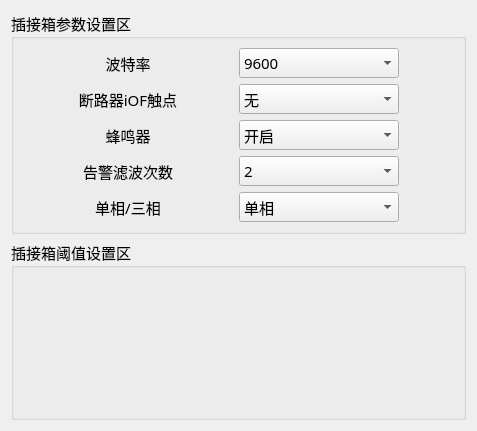
<?xml version="1.0" encoding="UTF-8"?>
<ui version="4.0">
 <class>Set_SiWid</class>
 <widget class="QWidget" name="Set_SiWid">
  <property name="geometry">
   <rect>
    <x>0</x>
    <y>0</y>
    <width>477</width>
    <height>431</height>
   </rect>
  </property>
  <property name="windowTitle">
   <string>Form</string>
  </property>
  <layout class="QGridLayout" name="gridLayout_2">
   <item row="0" column="0">
    <widget class="QGroupBox" name="groupBox_2">
     <property name="font">
      <font>
       <family>微软雅黑</family>
       <pointsize>11</pointsize>
      </font>
     </property>
     <property name="title">
      <string>插接箱参数设置区</string>
     </property>
     <layout class="QGridLayout" name="gridLayout">
      <item row="3" column="1">
       <widget class="QComboBox" name="filterBox">
        <property name="minimumSize">
         <size>
          <width>120</width>
          <height>30</height>
         </size>
        </property>
        <property name="maximumSize">
         <size>
          <width>160</width>
          <height>16777215</height>
         </size>
        </property>
        <property name="editable">
         <bool>false</bool>
        </property>
        <item>
         <property name="text">
          <string>2</string>
         </property>
        </item>
        <item>
         <property name="text">
          <string>3</string>
         </property>
        </item>
        <item>
         <property name="text">
          <string>4</string>
         </property>
        </item>
        <item>
         <property name="text">
          <string>5</string>
         </property>
        </item>
       </widget>
      </item>
      <item row="2" column="0">
       <widget class="QLabel" name="label_8">
        <property name="maximumSize">
         <size>
          <width>100</width>
          <height>16777215</height>
         </size>
        </property>
        <property name="text">
         <string>蜂鸣器</string>
        </property>
        <property name="alignment">
         <set>Qt::AlignCenter</set>
        </property>
       </widget>
      </item>
      <item row="2" column="1">
       <widget class="QComboBox" name="buzzerBox">
        <property name="minimumSize">
         <size>
          <width>120</width>
          <height>30</height>
         </size>
        </property>
        <property name="maximumSize">
         <size>
          <width>160</width>
          <height>16777215</height>
         </size>
        </property>
        <item>
         <property name="text">
          <string>开启</string>
         </property>
        </item>
        <item>
         <property name="text">
          <string>关闭</string>
         </property>
        </item>
       </widget>
      </item>
      <item row="1" column="0">
       <widget class="QLabel" name="label_9">
        <property name="maximumSize">
         <size>
          <width>100</width>
          <height>16777215</height>
         </size>
        </property>
        <property name="text">
         <string>断路器iOF触点</string>
        </property>
        <property name="alignment">
         <set>Qt::AlignCenter</set>
        </property>
       </widget>
      </item>
      <item row="1" column="1">
       <widget class="QComboBox" name="iOFBox">
        <property name="minimumSize">
         <size>
          <width>120</width>
          <height>30</height>
         </size>
        </property>
        <property name="maximumSize">
         <size>
          <width>160</width>
          <height>16777215</height>
         </size>
        </property>
        <item>
         <property name="text">
          <string>无</string>
         </property>
        </item>
        <item>
         <property name="text">
          <string>有</string>
         </property>
        </item>
       </widget>
      </item>
      <item row="0" column="0">
       <widget class="QLabel" name="label_7">
        <property name="maximumSize">
         <size>
          <width>100</width>
          <height>16777215</height>
         </size>
        </property>
        <property name="text">
         <string>波特率</string>
        </property>
        <property name="alignment">
         <set>Qt::AlignCenter</set>
        </property>
       </widget>
      </item>
      <item row="0" column="1">
       <widget class="QComboBox" name="baudBox">
        <property name="minimumSize">
         <size>
          <width>120</width>
          <height>30</height>
         </size>
        </property>
        <property name="maximumSize">
         <size>
          <width>160</width>
          <height>16777215</height>
         </size>
        </property>
        <item>
         <property name="text">
          <string>9600</string>
         </property>
        </item>
        <item>
         <property name="text">
          <string>19200</string>
         </property>
        </item>
        <item>
         <property name="text">
          <string>38400</string>
         </property>
        </item>
        <item>
         <property name="text">
          <string>57600</string>
         </property>
        </item>
       </widget>
      </item>
      <item row="3" column="0">
       <widget class="QLabel" name="label_11">
        <property name="maximumSize">
         <size>
          <width>100</width>
          <height>16777215</height>
         </size>
        </property>
        <property name="text">
         <string>告警滤波次数</string>
        </property>
        <property name="alignment">
         <set>Qt::AlignCenter</set>
        </property>
       </widget>
      </item>
      <item row="4" column="0">
       <widget class="QLabel" name="label">
        <property name="text">
         <string>单相/三相</string>
        </property>
        <property name="alignment">
         <set>Qt::AlignCenter</set>
        </property>
       </widget>
      </item>
      <item row="4" column="1">
       <widget class="QComboBox" name="phaseBox">
        <item>
         <property name="text">
          <string>单相</string>
         </property>
        </item>
        <item>
         <property name="text">
          <string>三相</string>
         </property>
        </item>
       </widget>
      </item>
     </layout>
    </widget>
   </item>
   <item row="1" column="0">
    <widget class="QGroupBox" name="groupBox">
     <property name="minimumSize">
      <size>
       <width>420</width>
       <height>0</height>
      </size>
     </property>
     <property name="font">
      <font>
       <family>微软雅黑</family>
       <pointsize>11</pointsize>
      </font>
     </property>
     <property name="title">
      <string>插接箱阈值设置区</string>
     </property>
    </widget>
   </item>
  </layout>
 </widget>
 <resources/>
 <connections/>
</ui>
